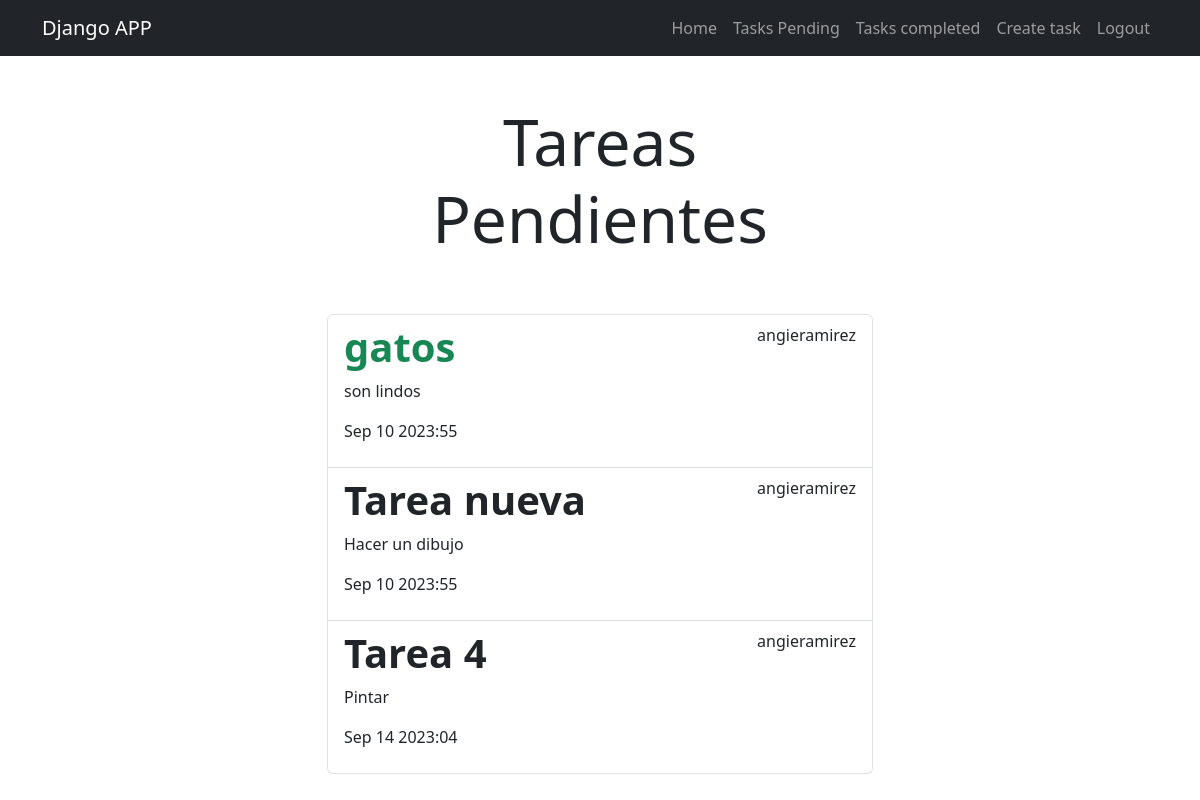
The page /tasks_completed/ (signed in) on the database its author committed.
### tasks/models.py (models this page shows, shortened)
class Task(models.Model):
    title = models.CharField(max_length=100)
    description = models.TextField(blank=True)
    created = models.DateTimeField(auto_now_add=True)
    datecompleted = models.DateTimeField(null=True, blank=True)
    important = models.BooleanField(default=False)
    user = models.ForeignKey(User, on_delete=models.CASCADE)

### tasks/views.py (the view)
# urls.py: path('tasks_completed/', views.tasks_completed, name='tasks_completed'),
@login_required
def tasks_completed(request):
    tasks = Task.objects.filter(user=request.user, datecompleted__isnull=False).order_by
    ('-datecompleted')
    return render(request, 'tasks.html', {'tasks':tasks})

### tasks/templates/tasks.html
{% extends 'base.html' %}
{% block content %}
<main class="container">
    <div class="row">
        <div class="col-md-6 offset-md-3">
            <h1 class="text-center display-3 py-5">Tareas Pendientes </h1>
            <ul class="list-group">
                {% for task in tasks %}
                 <a class="list-group-item" href="{% url 'task_detail' task.id %}">
                    <header class="d-flex justify-content-between">
                        {% if task.important %}
                        <h1 class="fw-bold text-success">{{task.title}}</h1>
                        {% else %}
                        <h1 class="fw-bold">{{task.title}}</h1>
                        {% endif %}
                        <p>{{task.user.username}}</p>
                    </header>
                   <p>{{task.description}}</p>
                   <p>{{task.datecompleted|date:'M j Y:i'}}</p>
                 </a>
                 {% endfor %}
            </ul>
        </div>
    </div>
</main>
{% endblock %}

### rows shown on the page
Task: title "gatos", user.username "angieramirez", description "son lindos", datecompleted "Sep 10 2023:55"
Task: title "Tarea nueva", user.username "angieramirez", description "Hacer un dibujo", datecompleted "Sep 10 2023:55"
Task: title "Tarea 4", user.username "angieramirez", description "Pintar", datecompleted "Sep 14 2023:04"
